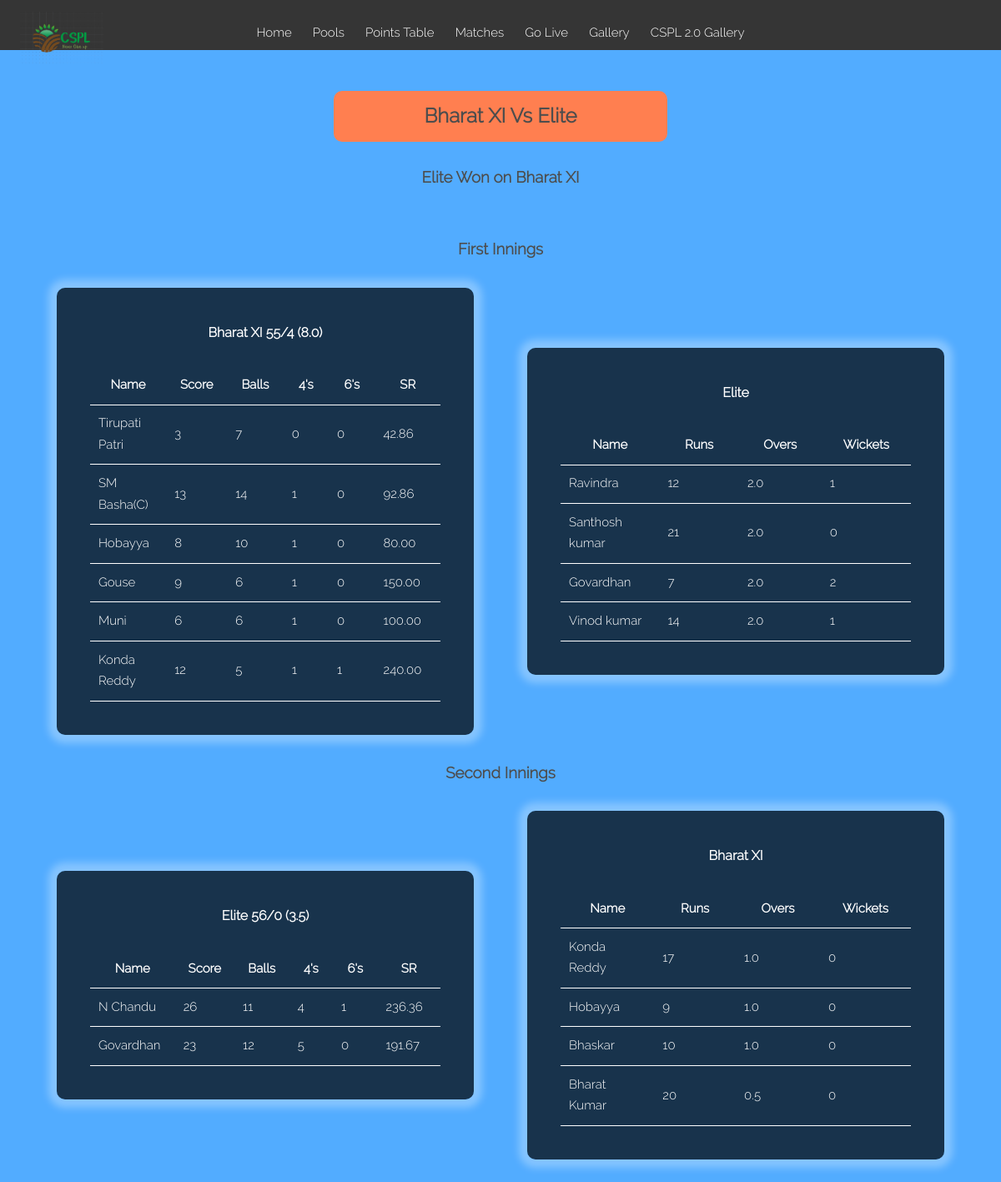
The page /CSPL/score.php?mid=43 on the database its author committed.
### tables this page shows
CREATE TABLE `matches` (
  `id` int(11) NOT NULL,
  `t1` varchar(30) NOT NULL,
  `t2` varchar(30) NOT NULL,
  `status` tinyint(4) NOT NULL DEFAULT 1,
  `t1s` varchar(8) NOT NULL DEFAULT '0,0',
  `t2s` varchar(8) NOT NULL DEFAULT '0,0',
  `changed` varchar(2) NOT NULL DEFAULT '0',
  `t1e` int(11) NOT NULL DEFAULT 0,
  `t22` int(11) NOT NULL DEFAULT 0
);

CREATE TABLE `scorecard` (
  `mid` int(11) NOT NULL,
  `tid` int(11) NOT NULL,
  `pid` int(11) NOT NULL,
  `name` varchar(20) NOT NULL,
  `score` varchar(15) NOT NULL,
  `state` enum('bowling','batting') NOT NULL,
  `innings` varchar(1) NOT NULL,
  `id` int(11) NOT NULL
);

### CSPL/score.php (the view, shortened to what this page needs)
<!DOCTYPE html>
<html>
<head>
<link rel="stylesheet" type="text/css" href="style.css">
</head>
<body>
	<div id="header">
            <a href="index.php"><img src="logo.png" id="logo"></a>
			<a class="link" href="index.php">Home</a>
			<a class="link" href="index.php">Pools</a>
			<a class="link" href="index.php">Points Table</a>
			<a class="link" href="matches.php">Matches</a>
			<a class="link" href="score.php">Go Live</a>
			<a class="link" href="gallery/gallery.php">Gallery</a>
			<a class="link" href="gallery/gallery.php?season=2">CSPL 2.0 Gallery</a>
	</div>
	<br><br><br>
	<div id="pool" align="center"><br>
        <h2 id="title" style="background-color: coral;width: 400px;padding: 10px;border-radius: 10px;"></h2><br>
        <h3 id="result"></h3>
		<div>
			<div><br><br>
				<h3>First Innings</h3>
				<div align="center" class="cord">
					<?php
						$conn=mysqli_connect("localhost","root","","cspl3");
						$mid=-1;
						if($_GET['mid'])
						{
							if($res=mysqli_fetch_array(mysqli_query($conn,"SELECT id from matches where id='".$_GET['mid']."' and status!=1")))
                            {
								$mid=$res[0];
                            }
						}
						else if($res=mysqli_fetch_array(mysqli_query($conn,"SELECT id from matches where status=0")))
						{
							$mid=$res[0];
						}
						if($mid!=-1)
						{
							$query="SELECT name,score,state,innings from scorecard where mid='$mid' and state='batting' and innings=1";
							$query2="SELECT name from teams where id in (select t1 from matches where id='$mid')";
							$teamName=mysqli_fetch_array(mysqli_query($conn,$query2));
                            $tscore=mysqli_fetch_array(mysqli_query($conn,"SELECT t1s from matches where id='$mid'"));
                            $wck=mysqli_fetch_array(mysqli_query($conn,"SELECT COUNT(name) from scorecard where mid='$mid' and state='batting' and innings=1"));
                            $tscore=explode(",",$tscore[0]);
							echo "<h4>".$teamName[0]."     ".$tscore[0]."/".((int)$wck[0]>2?(int)$wck[0]-2:0)."  (".((int)($tscore[1]/6)).".".((int)$tscore[1]%6).")</h4><br>";
							$res=mysqli_query($conn,$query);
							echo "<table>
									<tr>
										  <th>Name</th>
										  <th>Score</th>
										  <th>Balls</th>
										  <th>4's</th>
										  <th>6's</th>
										  <th>SR</th>
									<tr>";
							while($result=mysqli_fetch_array($res))
							{
								$split=explode(",",$result['score']);
								$score=$split[0];
								$balls=$split[1];
								$fours=$split[2];
								$sixes=$split[3];
								$sr=number_format(((float)$score/(float)$balls)*100,2,'.','');
								echo "<tr>
										<td>".$result['name']."</td>
									  	<td>".$score."</td>
									  	<td>".$balls."</td>
									  	<td>".$fours."</td>
									  	<td>".$sixes."</td>
									  	<td>".$sr."</td>
									  </tr>";
							}
							echo "</table>
					</div>
					<div align='center' class='cord'>";
							$conn=mysqli_connect("localhost","root","","cspl3");
							$query="SELECT name,score,state,innings from scorecard where mid='$mid' and state='bowling' and innings=1";
							$query2="SELECT name from teams where id in (select t2 from matches where id='$mid')";
							$teamName=mysqli_fetch_array(mysqli_query($conn,$query2));
							echo "<h4>".$teamName[0]."</h4><br>";
							$res=mysqli_query($conn,$query);
							echo "<table>
									<tr>
										  <th>Name</th>
										  <th>Runs</th>
										  <th>Overs</th>
										  <th>Wickets</th>
									<tr>";
							while($result=mysqli_fetch_array($res))
							{
								$split=explode(",",$result['score']);
								$runs=$split[0];
								$overs=$split[1];
								$wickets=$split[2];
								echo "<tr>
										<td>".$result['name']."</td>
									  	<td>".$runs."</td>
									  	<td>".((int)($overs/6)).".".((int)$overs%6)."</td>
									  	<td>".$wickets."</td>
									  </tr>";
							}
							echo "</table>
					</div>
				</div>
			</div>
			<div>
					<h3>Second Innings</h3>
					<div align='center' class='cord'>";
							$conn=mysqli_connect("localhost","root","","cspl3");
							$query="SELECT name,score,state,innings from scorecard where mid='$mid' and state='batting' and innings=2";
							$query2="SELECT name from teams where id in (select t2 from matches where id='$mid')";
							$teamName=mysqli_fetch_array(mysqli_query($conn,$query2));
							$tscore=mysqli_fetch_array(mysqli_query($conn,"SELECT t2s from matches where id='$mid'"));
                            $wck=mysqli_fetch_array(mysqli_query($conn,"SELECT COUNT(name) from scorecard where mid='$mid' and state='batting' and innings=2"));
                            $tscore=explode(",",$tscore[0]);
							echo "<h4>".$teamName[0]."     ".$tscore[0]."/".((int)$wck[0]>2?(int)$wck[0]-2:0)."  (".((int)($tscore[1]/6)).".".((int)$tscore[1]%6).")</h4><br>";
							$res=mysqli_query($conn,$query);
							echo "<table>
									<tr>
										  <th>Name</th>
										  <th>Score</th>
										  <th>Balls</th>
										  <th>4's</th>
										  <th>6's</th>
										  <th>SR</th>
									<tr>";
							while($result=mysqli_fetch_array($res))
							{
								$split=explode(",",$result['score']);
								$score=$split[0];
								$balls=$split[1];
								$fours=$split[2];
								$sixes=$split[3];
								$sr=number_format(((float)$score/(float)$balls)*100,2,'.','');
								echo "<tr>
										<td>".$result['name']."</td>
									  	<td>".$score."</td>
									  	<td>".$balls."</td>
									  	<td>".$fours."</td>
									  	<td>".$sixes."</td>
									  	<td>".$sr."</td>
									  </tr>";
							}
							echo "</table>
					</div>
					<div align='center' class='cord'>";
							$conn=mysqli_connect("localhost","root","","cspl3");
							$query="SELECT name,score,state,innings from scorecard where mid='$mid' and state='bowling' and innings=2";
							$query2="SELECT name from teams where id in (select t1 from matches where id='$mid')";
							$teamName=mysqli_fetch_array(mysqli_query($conn,$query2));
							echo "<h4>".$teamName[0]."</h4><br>";
							$res=mysqli_query($conn,$query);
							echo "<table>
									<tr>
										  <th>Name</th>
										  <th>Runs</th>
										  <th>Overs</th>
										  <th>Wickets</th>
									<tr>";
							while($result=mysqli_fetch_array($res))
							{
								$split=explode(",",$result['score']);
								$runs=$split[0];
								$overs=$split[1];
								$wickets=$split[2];
								echo "<tr>
										<td>".$result['name']."</td>
									  	<td>".$runs."</td>
									  	<td>".((int)($overs/6)).".".((int)$overs%6)."</td>
									  	<td>".$wickets."</td>
									  </tr>";
							}
							echo "</table>";
						}
						else
                        {
							echo "<p>Selected match scorecard isn't available</p><br>";
							if($_GET['mid'])
								echo "<h3><a href='score.php'>Go Live</a></h3>";
                        }
					?>
				</div>
			</div>
		</div>
</body>
</html>

### CSPL/gallery/css/style.css (style rules this page uses)
body { line-height: 1.7; color: #4d4d4d; font-weight: 300; font-size: 1rem; }
a { -webkit-transition: .3s all ease; -o-transition: .3s all ease; transition: .3s all ease; }

### CSPL/score.php (style rules this page uses)
* { margin:0; box-sizing:border-box; font-family: 'Raleway', sans-serif; box-sizing: border-box; object-fit: contain; }
body { background-color:#52ACFF; }
#header { font-size:20px; position:fixed; width:100%; text-align: center; text-align:center; color:white; background-color:#353535; top:0px; padding:20px; z-index:5; display:inline-block; height:60px; }
.link { display: inline-block; text-decoration: none; color: white; margin: 0 10px; border: 0px; background-color: transparent; font-size: 15px; cursor: pointer; }
a { text-decoration: none; color: white; }
.cord { padding: 40px; display: inline-block; vertical-align: middle; width: 500px; height: auto; align-items: center; background-color: rgba(0,0,0,0.7); border-radius: 10px; box-shadow: 0 0 10px 10px rgba(255,255,255,0.3); margin: 30px; color: white; }
td { width: 150px; }
table,td,th { font-size: 15px; padding: 10px; border-bottom:1px solid white; border-collapse: collapse; }
#logo { position: fixed; top:1%; left: 2%; width: 100px; height: auto; }

### rows shown on the page
matches: t1s "55", $tscore[1]/6 "8", (int)$tscore[1]%6 "0", t2s "56", $tscore[1]/6 "3", (int)$tscore[1]%6 "5"
scorecard: name "Tirupati Patri", score "3", score "7", score "0", score "42.86"
scorecard: name "SM Basha(C)", score "13", score "14", score "1", score "0", score "92.86"
scorecard: name "Hobayya", score "8", score "10", score "1", score "0", score "80.00"
scorecard: name "Gouse", score "9", score "6", score "1", score "0", score "150.00"
scorecard: name "Muni", score "6", score "1", score "0", score "100.00"
scorecard: name "Konda Reddy", score "12", score "5", score "1", score "240.00"
scorecard: name "Ravindra", score "12", $overs/6 "2", (int)$overs%6 "0", score "1"
scorecard: name "Santhosh kumar", score "21", $overs/6 "2", (int)$overs%6 "0", score "0"
scorecard: name "Govardhan", score "7", $overs/6 "2", (int)$overs%6 "0", score "2"
scorecard: name "Vinod kumar", score "14", $overs/6 "2", (int)$overs%6 "0", score "1"
scorecard: name "N Chandu", score "26", score "11", score "4", score "1", score "236.36"
scorecard: name "Govardhan", score "23", score "12", score "5", score "0", score "191.67"
scorecard: name "Konda Reddy", score "17", $overs/6 "1", (int)$overs%6 "0", score "0"
scorecard: name "Hobayya", score "9", $overs/6 "1", (int)$overs%6 "0", score "0"
scorecard: name "Bhaskar", score "10", $overs/6 "1", (int)$overs%6 "0", score "0"
scorecard: name "Bharat Kumar", score "20", $overs/6 "0", (int)$overs%6 "5", score "0"

### other values the page prints
$teamName[0] "Bharat XI"
$teamName[0] "Elite"
